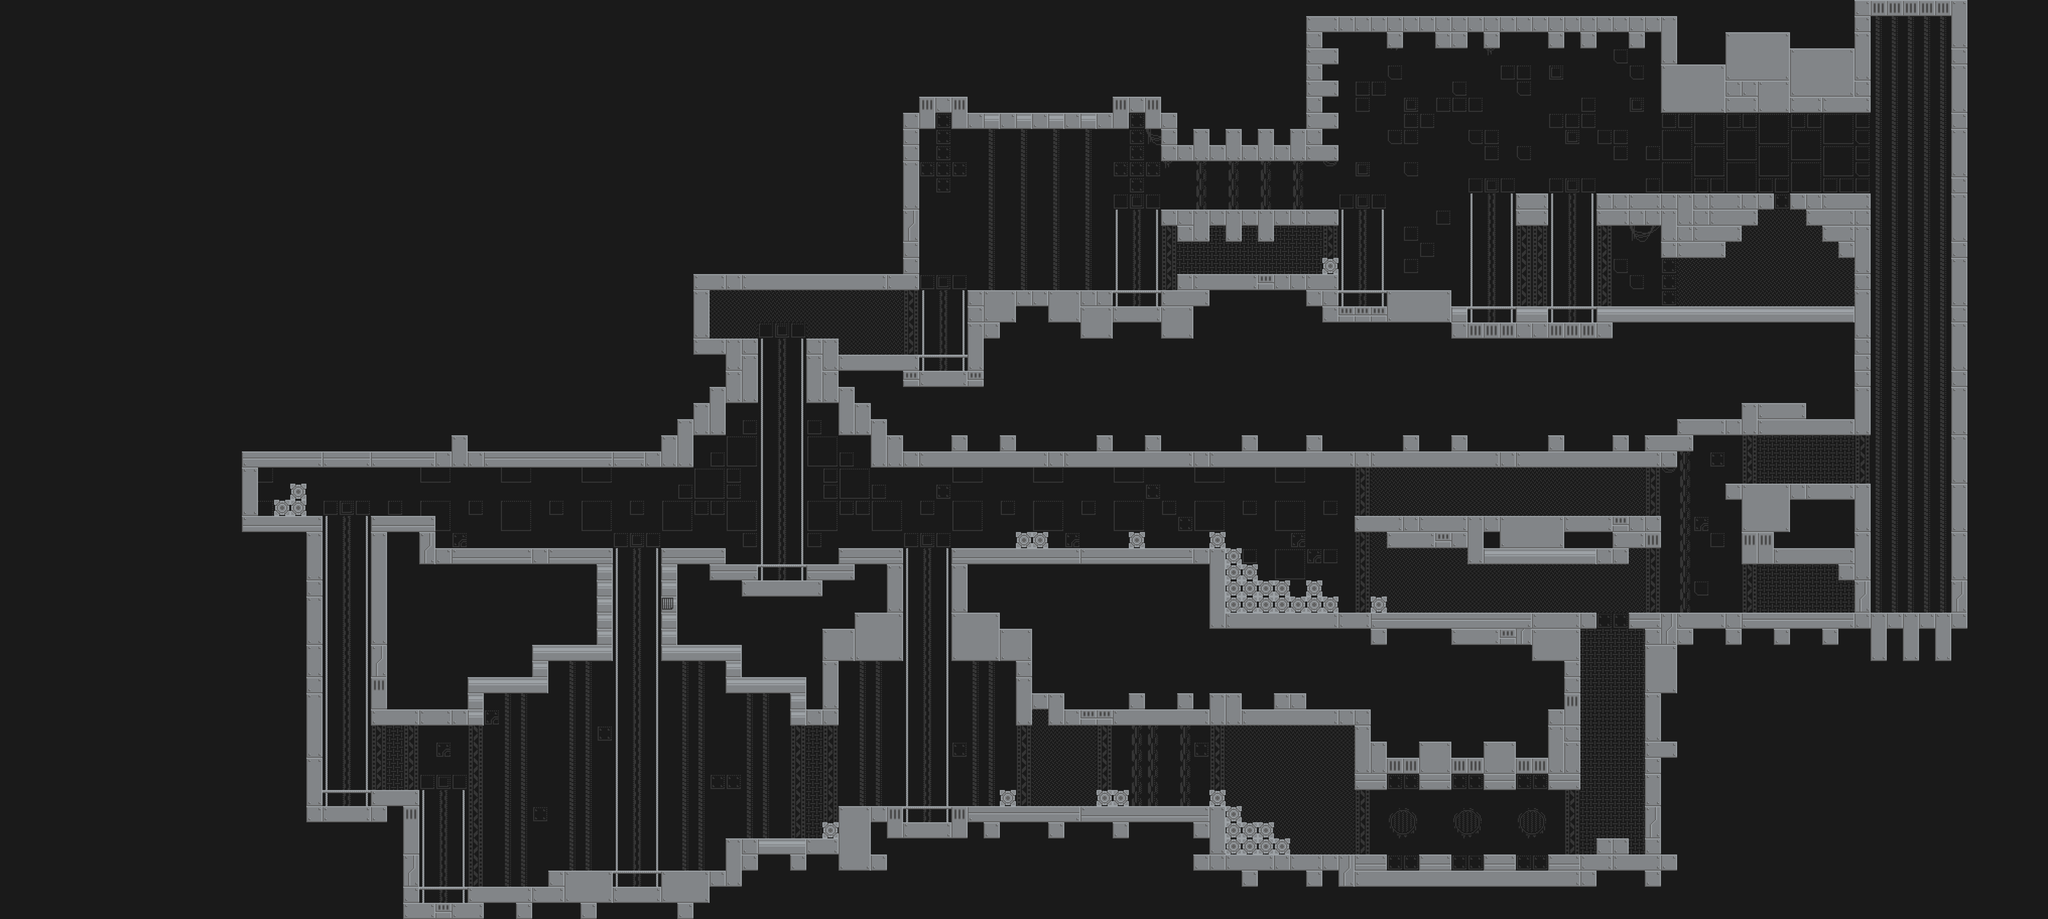

This is a level from a 2D game, rendered from its Tiled map with the project's own tilesets. A one-line summary and the map file follow, with tile-layer data summarised:
An orthogonal 127x57 tile map with 64x64 px tiles, 2 tile layers (bg, fg), 1 hidden layer not drawn, 3 tilesets and 27 objects (11x elevabot, 10x elevator, 4x felibot, player, portal).

<map version="1.8" tiledversion="1.8.2" orientation="orthogonal" renderorder="right-down" width="127" height="57" tilewidth="64" tileheight="64" infinite="0" backgroundcolor="#1a1a1a" nextlayerid="5" nextobjectid="98">
 <editorsettings>
  <export target="level1.json" format="json" />
 </editorsettings>
 <tileset firstgid="1" name="tileset" tilewidth="64" tileheight="64" tilecount="168" columns="12">
  <image source="../image/tileset.png" width="768" height="896" />
 </tileset>
 <tileset firstgid="169" name="bots" tilewidth="64" tileheight="128" tilecount="234" columns="26">
  <image source="../image/bots.png" width="1664" height="1152" />
 </tileset>
 <tileset firstgid="403" name="objects" tilewidth="192" tileheight="128" tilecount="2" columns="0">
  <grid orientation="orthogonal" width="1" height="1" />
  <tile id="0">
   <image width="192" height="128" source="../image/sprites/elevator.png" />
  </tile>
  <tile id="1">
   <image width="64" height="64" source="../image/sprites/portal.png" />
  </tile>
 </tileset>
 <layer id="3" name="bg" width="127" height="57">
  <data>[7239 cells, 1644 non-empty, 27 distinct tile ids]</data>
 </layer>
 <layer id="1" name="fg" width="127" height="57">
  <data>[7239 cells, 1121 non-empty, 35 distinct tile ids]</data>
 </layer>
 <objectgroup id="2" name="obj">
  <object id="41" name="player" gid="351" x="7104" y="2432" width="64" height="128" />
  <object id="89" name="felibot" gid="351" x="4352" y="1152" width="64" height="128" />
  <object id="90" name="felibot" gid="351" x="5120" y="832" width="64" height="128" />
  <object id="92" name="felibot" gid="351" x="6656" y="1216" width="64" height="128" />
  <object id="94" name="felibot" gid="351" x="6528" y="768" width="64" height="128" />
  <object id="50" name="elevabot" gid="377" x="3392" y="3200" width="64" height="128" />
  <object id="69" name="elevabot" gid="377" x="2944" y="2240" width="64" height="128" />
  <object id="97" name="elevabot" gid="377" x="3520" y="1408" width="64" height="128" />
  <object id="71" name="elevabot" gid="377" x="3968" y="2176" width="64" height="128" />
  <object id="72" name="elevabot" gid="377" x="6016" y="1216" width="64" height="128" />
  <object id="93" name="elevabot" gid="377" x="6336" y="1216" width="64" height="128" />
  <object id="70" name="elevabot" gid="377" x="1664" y="2048" width="64" height="128" />
  <object id="52" name="elevator" gid="403" x="2432" y="3520" width="192" height="128" />
  <object id="53" name="elevator" gid="403" x="6144" y="1280" width="192" height="128" />
  <object id="86" name="elevator" gid="403" x="5824" y="1280" width="192" height="128" />
  <object id="91" name="elevator" gid="403" x="5312" y="1216" width="192" height="128" />
  <object id="88" name="elevator" gid="403" x="3008" y="2304" width="192" height="128" />
  <object id="87" name="elevator" gid="403" x="4416" y="1216" width="192" height="128" />
  <object id="63" name="elevabot" gid="377" x="2688" y="3456" width="64" height="128" />
  <object id="64" name="elevator" gid="403" x="3584" y="3264" width="192" height="128" />
  <object id="74" name="elevator" gid="403" x="3648" y="1472" width="192" height="128" />
  <object id="65" name="elevabot" gid="377" x="4224" y="3200" width="64" height="128" />
  <object id="66" name="elevator" gid="403" x="1664" y="3584" width="192" height="128" />
  <object id="95" name="elevator" gid="403" x="1280" y="3200" width="192" height="128" />
  <object id="67" name="elevabot" gid="377" x="1600" y="3136" width="64" height="128" />
  <object id="68" name="elevabot" gid="377" x="1856" y="3520" width="64" height="128" />
  <object id="77" name="portal" gid="404" x="7552" y="2432" width="64" height="64" />
 </objectgroup>
 <layer id="4" name="view" width="127" height="57" visible="0" offsetx="-960" offsety="-540" parallaxx="0" parallaxy="0">
  <data>[7239 cells, 105 non-empty, 1 distinct tile ids]</data>
 </layer>
</map>
